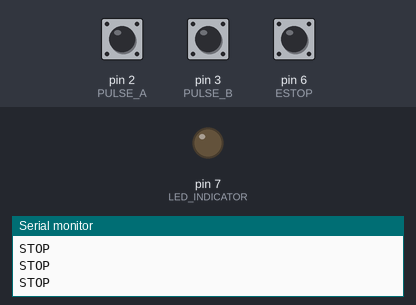
This program was run on a simulated Arduino Nano, built with avr-gcc and run on an emulated ATmega328P. Shown: output pins drawn as LEDs (lit = HIGH), the last lines printed to the serial monitor. The test bench sets the inputs (shaded band); at power-on: pin 6 (ESTOP) HIGH, pin 2 (PULSE_A) LOW, pin 3 (PULSE_B) LOW.

Above: at 1.2 s.
1.3 s: pin 6 (ESTOP) pulled LOW for 0.15 s
At 1.37 s:
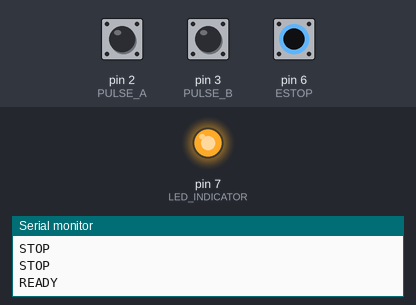
2.9 s: pin 6 (ESTOP) pulled LOW for 3.2 s
At 6.7 s:
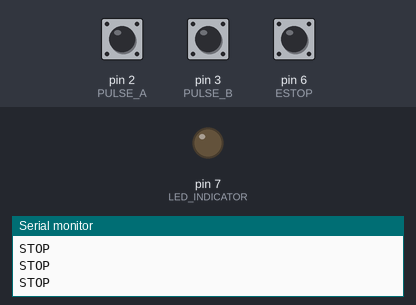
Timing chart, 0 to 8.2 s (numbered marks = the images above; inputs shaded):
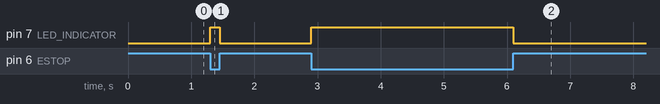

The program:

main.cpp
```cpp
#include <Arduino.h>
#include <Ticker.h>

#define PULSE_A 2
#define PULSE_B 3
// #define PULSE_AL 4
// #define PULSE_BL 5

#define AXIS_1 PIN_A2
#define AXIS_2 PIN_A3
#define AXIS_3 PIN_A4
#define AXIS_4 PIN_A5

// #define AXIS_SHIFT_0 12
// #define AXIS_SHIFT_1 11

#define MAG_X1 10
#define MAG_X10 9
#define MAG_X100 8

#define LED_INDICATOR 7

#define ESTOP 6

bool wasStop = true;
volatile int8_t steps = 0;

void doSendState();
void doPulse();

Ticker sendState(doSendState, 10, 0, MILLIS);

void setup()
{
  pinMode(PULSE_A, INPUT);
  pinMode(PULSE_B, INPUT);
  // pinMode(PULSE_AL, INPUT);
  // pinMode(PULSE_BL, INPUT);

  pinMode(AXIS_1, INPUT_PULLUP);
  pinMode(AXIS_2, INPUT_PULLUP);
  pinMode(AXIS_3, INPUT_PULLUP);
  pinMode(AXIS_4, INPUT_PULLUP);

  // pinMode(AXIS_SHIFT_0, INPUT_PULLUP);
  // pinMode(AXIS_SHIFT_1, INPUT_PULLUP);

  pinMode(MAG_X1, INPUT_PULLUP);
  pinMode(MAG_X10, INPUT_PULLUP);
  pinMode(MAG_X100, INPUT_PULLUP);

  pinMode(LED_INDICATOR, INPUT_PULLUP);

  pinMode(ESTOP, INPUT_PULLUP);

  pinMode(LED_INDICATOR, OUTPUT);

  attachInterrupt(digitalPinToInterrupt(PULSE_A), doPulse, CHANGE);
  attachInterrupt(digitalPinToInterrupt(PULSE_B), doPulse, CHANGE);

  sendState.start();

  Serial.begin(115200);
}

void doPulse()
{
  static byte state = 0;
  state = (state << 2) | (PIND & (_BV(PULSE_A) | _BV(PULSE_B)));

  switch (state)
  {
  case B10110100:
    steps--;
    break;
  case B01111000:
    steps++;
    break;
  }
}

void sendPin(int pin)
{
  int val = digitalRead(pin);
  Serial.print(val, DEC);
}

void loop()
{
  digitalWrite(LED_INDICATOR, !digitalRead(ESTOP));
  sendState.update();
}

bool sendStatus();
void doSendState()
{
  static int emptyCount = 0;
  if (sendStatus())
  {
    emptyCount = 0;
  }
  emptyCount++;
  if (emptyCount == 10)
  {
    emptyCount = 0;
    Serial.println("READY");
  }
}

bool sendStatus()
{
  if (digitalRead(ESTOP))
  {
    wasStop = true;
    Serial.println("STOP");
    return true;
  }

  if (wasStop)
  {
    wasStop = false;
    noInterrupts();
    steps = 0;
    interrupts();
    Serial.println("READY");
    return true;
  }

  int8_t curSteps;
  noInterrupts();
  curSteps = steps;
  steps = 0;
  interrupts();

  if (!curSteps)
    return false;

  int mag = 0;
  if (!digitalRead(MAG_X1))
    mag = 1;
  if (!digitalRead(MAG_X10))
    mag = 10;
  if (!digitalRead(MAG_X100))
    mag = 100;
  if (!mag)
    return false;

  int axis = 0;
  if (!digitalRead(AXIS_1))
    axis = 1;
  if (!digitalRead(AXIS_2))
    axis = 2;
  if (!digitalRead(AXIS_3))
    axis = 3;
  if (!digitalRead(AXIS_4))
    axis = 4;
  if (!axis)
    return false;

  // if (!digitalRead(AXIS_SHIFT_0))
  //   axis += 4;
  // if (!digitalRead(AXIS_SHIFT_1))
  //   axis += 8;

  Serial.print("STEP:");
  Serial.print(axis);
  Serial.print(",");
  Serial.print(mag);
  Serial.print(",");
  Serial.println(curSteps);

  return true;
}
```

Measured:
- after the input at 1.3 s, pin 7 (LED_INDICATOR): LOW → HIGH at once, → LOW 0.15 s later
- after the input at 2.9 s, pin 7 (LED_INDICATOR): LOW → HIGH at once, → LOW 3.2 s later
